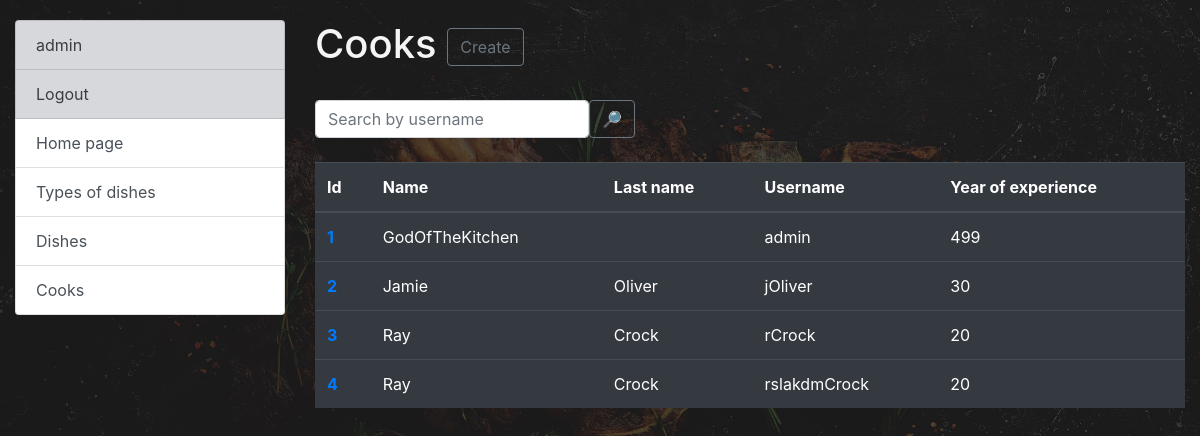
/cook/ (signed in), run on an earlier commit of the app's database.
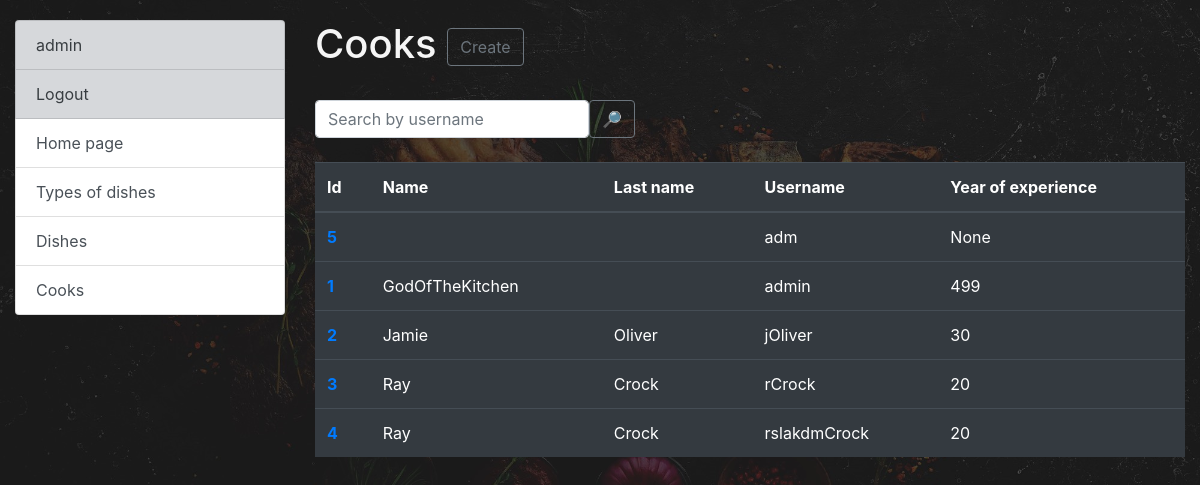
And on a later commit of the database.
### kitchen/models.py (models this page shows, shortened)
class Cook(AbstractUser):
    years_of_experience = models.IntegerField(null=True, blank=True)
    class Meta:
        ordering = ["first_name"]

### kitchen/views.py (the view)
# urls.py: path("cook/", CookListView.as_view(), name="cook-list"),
class CookListView(LoginRequiredMixin, generic.ListView):
    model = Cook
    paginate_by = 5
    queryset = Cook.objects.all()
    def get_context_data(self, *, object_list=None, **kwargs):
        context = super(CookListView, self).get_context_data(**kwargs)
        username = self.request.GET.get("username", "")
        context["search_form"] = CookSearchForm(initial={"username": username})
        return context
    def get_queryset(self):
        form = CookSearchForm(self.request.GET)
        if form.is_valid():
            return self.queryset.filter(
                username__icontains=form.cleaned_data["username"]
            )
        return self.queryset

### kitchen/form.py
class CookSearchForm(forms.Form):
    username = forms.CharField(
        max_length=255,
        required=False,
        label="",
        widget=forms.TextInput(attrs={"placeholder": "Search by username"}),
    )

### templates/kitchen/cook_list.html
{% extends "base.html" %}
{% load crispy_forms_filters %}
{% block content %}
  <h1>
    Cooks
    <a href="{% url 'kitchen:cook-create' %}" class="btn btn-outline-secondary">
      Create
    </a>
  </h1>
  <br>
  <form action="" method="get" class="form-inline">
    {{search_form|crispy }}
      <input type="submit" class="btn btn-outline-secondary" value="🔎">
  </form>
  <br>
    <table class="table table table-dark">
      <thead>
      <tr>
        <th scope="col">Id</th>
        <th scope="col">Name</th>
        <th scope="col">Last name</th>
        <th scope="col">Username</th>
        <th scope="col">Year of experience</th>
      </tr>
      </thead>
      <tbody>
      {% if cook_list %}
        {% for cook in cook_list %}
          <tr>
            <th scope="col">
           <a href="{% url 'kitchen:cook-detail' pk=cook.id %}">{{ cook.id }}</a>
            </th>
            <td>{{ cook.first_name }} </td>
            <td>{{ cook.last_name }} </td>
            <td scope="col">{{ cook.username }}</td>
            <td>{{ cook.years_of_experience }}</td>
          </tr>
        {% endfor %}
      {% else %}
        <th scope="col">There are not cooks</th>
      {% endif %}
      </tbody>
    </table>
{% endblock %}

### templates/includes/sidebar.html
<ul class="sidebar-nav list-group">
  {% if user.is_authenticated %}
     <a class="list-group-item list-group-item-action list-group-item-secondary" href="{% url "kitchen:cook-detail" pk=user.id %}">{{ user.username }} </a>
     <a class="list-group-item list-group-item-action list-group-item-secondary" href="{% url "logout" %}">Logout</a>
  {% else %}
  <a class="list-group-item list-group-item-action list-group-item-secondary" href="{% url "login" %}">Login</a>
  {% endif %}
  <a class="list-group-item list-group-item-action" href="{% url 'kitchen:index' %}">Home page</a>
  <a class="list-group-item list-group-item-action" href="{% url 'kitchen:dish-type-list' %}">Types of dishes</a>
  <a class="list-group-item list-group-item-action" href="{% url 'kitchen:dish-list' %}">Dishes</a>
  <a class="list-group-item list-group-item-action" href="{% url 'kitchen:cook-list' %}">Cooks</a>
</ul>

What changed in the data, as far as the page shows it:
added Cook: id "5", username "adm", years_of_experience "None"
